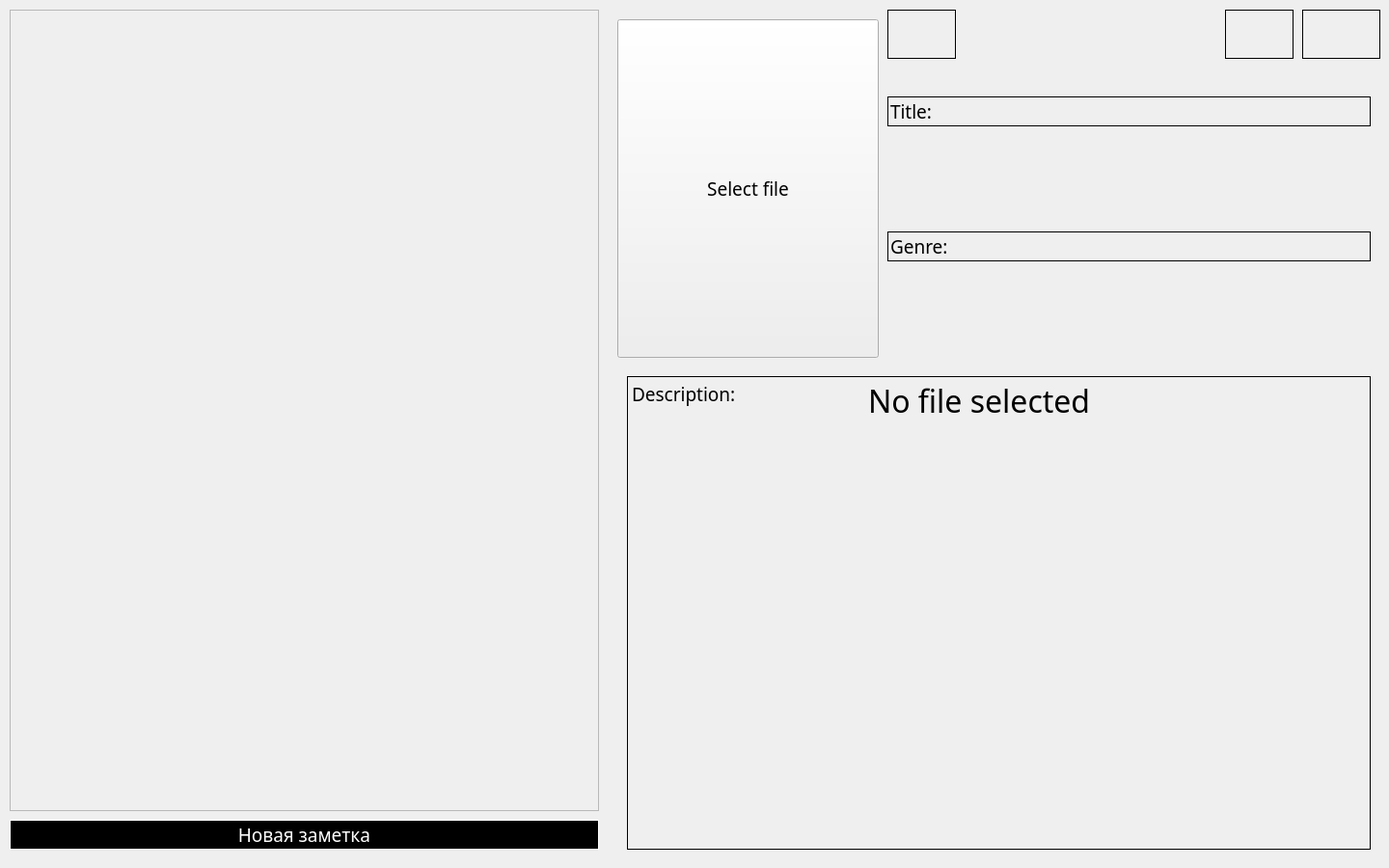
<?xml version="1.0" encoding="UTF-8"?>
<ui version="4.0">
 <class>Form</class>
 <widget class="QWidget" name="Form">
  <property name="geometry">
   <rect>
    <x>0</x>
    <y>0</y>
    <width>1440</width>
    <height>900</height>
   </rect>
  </property>
  <property name="windowTitle">
   <string>Form</string>
  </property>
  <property name="styleSheet">
   <string notr="true"/>
  </property>
  <widget class="QScrollArea" name="scrollArea">
   <property name="geometry">
    <rect>
     <x>10</x>
     <y>10</y>
     <width>611</width>
     <height>831</height>
    </rect>
   </property>
   <property name="font">
    <font>
     <family>PT Mono</family>
     <pointsize>14</pointsize>
    </font>
   </property>
   <property name="styleSheet">
    <string notr="true"/>
   </property>
   <property name="widgetResizable">
    <bool>true</bool>
   </property>
   <property name="alignment">
    <set>Qt::AlignLeading|Qt::AlignLeft|Qt::AlignTop</set>
   </property>
   <widget class="QWidget" name="scrollAreaWidgetContents">
    <property name="geometry">
     <rect>
      <x>0</x>
      <y>0</y>
      <width>609</width>
      <height>829</height>
     </rect>
    </property>
   </widget>
  </widget>
  <widget class="QLabel" name="label">
   <property name="geometry">
    <rect>
     <x>900</x>
     <y>380</y>
     <width>241</width>
     <height>71</height>
    </rect>
   </property>
   <property name="font">
    <font>
     <family>PT Mono</family>
     <pointsize>24</pointsize>
    </font>
   </property>
   <property name="text">
    <string>&lt;html&gt;&lt;head/&gt;&lt;body&gt;&lt;p&gt;No file selected&lt;/p&gt;&lt;/body&gt;&lt;/html&gt;</string>
   </property>
  </widget>
  <widget class="QLineEdit" name="lineEdit">
   <property name="geometry">
    <rect>
     <x>920</x>
     <y>100</y>
     <width>501</width>
     <height>31</height>
    </rect>
   </property>
   <property name="font">
    <font>
     <family>PT Mono</family>
     <pointsize>14</pointsize>
    </font>
   </property>
   <property name="styleSheet">
    <string notr="true">background: rgba(0, 0, 0, 0);
border-style: solid;
border-width: 1px;
border-color: black;</string>
   </property>
   <property name="text">
    <string>Title:</string>
   </property>
  </widget>
  <widget class="QLineEdit" name="lineEdit_2">
   <property name="geometry">
    <rect>
     <x>920</x>
     <y>240</y>
     <width>501</width>
     <height>31</height>
    </rect>
   </property>
   <property name="font">
    <font>
     <family>PT Mono</family>
     <pointsize>14</pointsize>
    </font>
   </property>
   <property name="styleSheet">
    <string notr="true">background: rgba(0, 0, 0, 0);
border-style: solid;
border-width: 1px;
border-color: black;</string>
   </property>
   <property name="text">
    <string>Genre:</string>
   </property>
  </widget>
  <widget class="QPushButton" name="pushButton_2">
   <property name="geometry">
    <rect>
     <x>1270</x>
     <y>10</y>
     <width>71</width>
     <height>51</height>
    </rect>
   </property>
   <property name="font">
    <font>
     <family>PT Mono</family>
     <pointsize>14</pointsize>
    </font>
   </property>
   <property name="styleSheet">
    <string notr="true">color: #ffffff;
border-color: black;
border-style: solid;
border-width: 1px;
</string>
   </property>
   <property name="text">
    <string/>
   </property>
   <property name="icon">
    <iconset>
     <normaloff>../Downloads/trash-can.png</normaloff>../Downloads/trash-can.png</iconset>
   </property>
   <property name="iconSize">
    <size>
     <width>40</width>
     <height>40</height>
    </size>
   </property>
  </widget>
  <widget class="QPushButton" name="pushButton_3">
   <property name="geometry">
    <rect>
     <x>1350</x>
     <y>10</y>
     <width>81</width>
     <height>51</height>
    </rect>
   </property>
   <property name="font">
    <font>
     <family>PT Mono</family>
     <pointsize>14</pointsize>
    </font>
   </property>
   <property name="styleSheet">
    <string notr="true">color: #ffffff;
border-color: black;
border-style: solid;
border-width: 1px;
</string>
   </property>
   <property name="text">
    <string/>
   </property>
   <property name="icon">
    <iconset>
     <normaloff>../Downloads/free-icon-add-to-favorites-4989206.png</normaloff>../Downloads/free-icon-add-to-favorites-4989206.png</iconset>
   </property>
   <property name="iconSize">
    <size>
     <width>40</width>
     <height>40</height>
    </size>
   </property>
  </widget>
  <widget class="QTextEdit" name="textEdit">
   <property name="geometry">
    <rect>
     <x>650</x>
     <y>390</y>
     <width>771</width>
     <height>491</height>
    </rect>
   </property>
   <property name="font">
    <font>
     <family>PT Mono</family>
     <pointsize>14</pointsize>
    </font>
   </property>
   <property name="styleSheet">
    <string notr="true">background: rgba(0, 0, 0, 0);
border-style: solid;
border-width: 1px;
border-color: black;
</string>
   </property>
   <property name="html">
    <string>&lt;!DOCTYPE HTML PUBLIC &quot;-//W3C//DTD HTML 4.0//EN&quot; &quot;http://www.w3.org/TR/REC-html40/strict.dtd&quot;&gt;
&lt;html&gt;&lt;head&gt;&lt;meta name=&quot;qrichtext&quot; content=&quot;1&quot; /&gt;&lt;style type=&quot;text/css&quot;&gt;
p, li { white-space: pre-wrap; }
&lt;/style&gt;&lt;/head&gt;&lt;body style=&quot; font-family:'PT Mono'; font-size:14pt; font-weight:400; font-style:normal;&quot;&gt;
&lt;p style=&quot; margin-top:0px; margin-bottom:0px; margin-left:0px; margin-right:0px; -qt-block-indent:0; text-indent:0px;&quot;&gt;&lt;span style=&quot; font-family:'.AppleSystemUIFont';&quot;&gt;Description:&lt;/span&gt;&lt;/p&gt;&lt;/body&gt;&lt;/html&gt;</string>
   </property>
  </widget>
  <widget class="QPushButton" name="pushButton_4">
   <property name="geometry">
    <rect>
     <x>640</x>
     <y>20</y>
     <width>271</width>
     <height>351</height>
    </rect>
   </property>
   <property name="font">
    <font>
     <family>PT Mono</family>
     <pointsize>14</pointsize>
    </font>
   </property>
   <property name="styleSheet">
    <string notr="true"/>
   </property>
   <property name="text">
    <string>Select file</string>
   </property>
  </widget>
  <widget class="QPushButton" name="pushButton">
   <property name="geometry">
    <rect>
     <x>10</x>
     <y>850</y>
     <width>611</width>
     <height>31</height>
    </rect>
   </property>
   <property name="font">
    <font>
     <family>PT Mono</family>
     <pointsize>14</pointsize>
    </font>
   </property>
   <property name="styleSheet">
    <string notr="true">background: black;
color: #ffffff;
border-color: white;
border-style: solid;
border-width: 1px;
</string>
   </property>
   <property name="text">
    <string>Новая заметка</string>
   </property>
  </widget>
  <widget class="QPushButton" name="pushButton_5">
   <property name="geometry">
    <rect>
     <x>920</x>
     <y>10</y>
     <width>71</width>
     <height>51</height>
    </rect>
   </property>
   <property name="font">
    <font>
     <family>PT Mono</family>
     <pointsize>14</pointsize>
    </font>
   </property>
   <property name="styleSheet">
    <string notr="true">color: #ffffff;
border-color: black;
border-style: solid;
border-width: 1px;
</string>
   </property>
   <property name="text">
    <string/>
   </property>
   <property name="icon">
    <iconset>
     <normaloff>../Downloads/back.png</normaloff>../Downloads/back.png</iconset>
   </property>
   <property name="iconSize">
    <size>
     <width>40</width>
     <height>40</height>
    </size>
   </property>
  </widget>
  <zorder>pushButton_2</zorder>
  <zorder>scrollArea</zorder>
  <zorder>label</zorder>
  <zorder>lineEdit</zorder>
  <zorder>lineEdit_2</zorder>
  <zorder>pushButton_3</zorder>
  <zorder>textEdit</zorder>
  <zorder>pushButton_4</zorder>
  <zorder>pushButton</zorder>
  <zorder>pushButton_5</zorder>
 </widget>
 <resources/>
 <connections/>
</ui>
